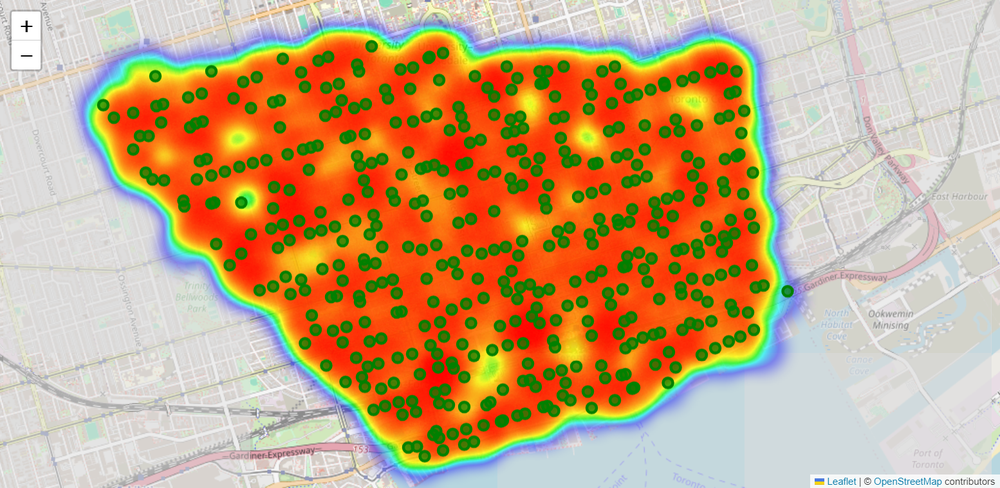
#> input picture map_image.png, 1000 x 488 px, shrunk from 1554 x 759 before the run
$ python env.py
#> lines starting #> are read from the running program, lines starting #| are printed output that depends on the picture; after the words box and inside, x2 and y2 are one past the last pixel; in counts of white or black regions, pixels touching at a corner belong together
import sys
import cv2
import gymnasium
import numpy as np
from numpy.random import default_rng


class PIEnv(gymnasium.Env):

    def __init__(self, map, clean=None, regularizer=1e-6):
        # list of current vertices in the convex hull, key=id, value=bool
#> called with map = 'map_image.png', regularizer = 1e-06
        self.convexhull = {}
        # list of all intersections key=idm value=(x,y)
        self.intersection_dict = {}
        # list of all intersection and whether they are part of the convex hull key=id, value=bool
        self.intersection_state_dict = {}
        self.state = None
        # regularizer for the reward - proportional to the size of the area added
        self.regularizer = regularizer

        image = cv2.imread(map)
#> image is the input picture: shape (488, 1000, 3); mean B, G, R 126.3, 166, 199.1
        if clean is not None:
            self.clean = cv2.imread(clean)
        else:
            self.clean = image.copy()

        ### find the red zone
        self.heat_map = self._get_heatmap()

        ## find the green zones and their coordinates
        image_rgb = cv2.cvtColor(image, cv2.COLOR_BGR2RGB)
        lower_green = np.array([40, 150, 150]) #[0, 150, 0]
        upper_green = np.array([80, 255, 255]) #[100, 255, 100]
        mask_dark_green = cv2.inRange(image_rgb, lower_green, upper_green)
        # Find contours of dark green dots within the red shape
        contours_dark_green, _ = cv2.findContours(mask_dark_green, cv2.RETR_EXTERNAL, cv2.CHAIN_APPROX_SIMPLE)

        # find the center of each green contour and filter out noisy contours
        index = 0
        for c in contours_dark_green:
            try:
                M = cv2.moments(c)
                cX = int(M["m10"] / M["m00"])
                cY = int(M["m01"] / M["m00"])
            except:
                continue

            self.intersection_dict[index] = (cX, cY)
            index = index + 1

        # update all intersections to be false - corresponding to empty convex hull
        for key, val in self.intersection_dict.items():
            self.intersection_state_dict[key] = False

        # action space is a scalar integer representing the index of an intersection
        self.action_space = gymnasium.spaces.Discrete(len(self.intersection_dict))

    # [193 lines left out: functions reset, step, render, render_with_vertices, show, _get_state and 1 more, not called in this run]

    def _get_heatmap(self):
        image_hsv = cv2.cvtColor(self.clean, cv2.COLOR_BGR2HSV)
#> image_hsv: shape (488, 1000, 3); mean H, S, V 40.8, 118.3, 219.3
        image_gray = cv2.cvtColor(self.clean, cv2.COLOR_BGR2GRAY)
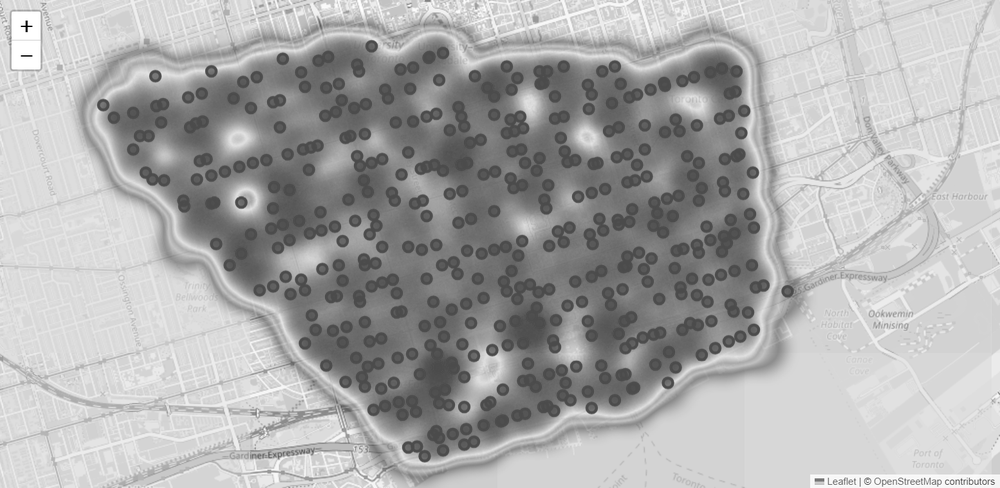
#> image_gray: shape (488, 1000); min 0, max 255, mean 171.4

        # Define thresholds for red color HSV
        lower_red = np.array([int(000 * 255 / 360), 100, 00])
        upper_red = np.array([int(360 * 255 / 360), 250, 255])

        # Create a binary mask of red areas HSV
        mask_red = cv2.inRange(image_hsv, lower_red, upper_red)
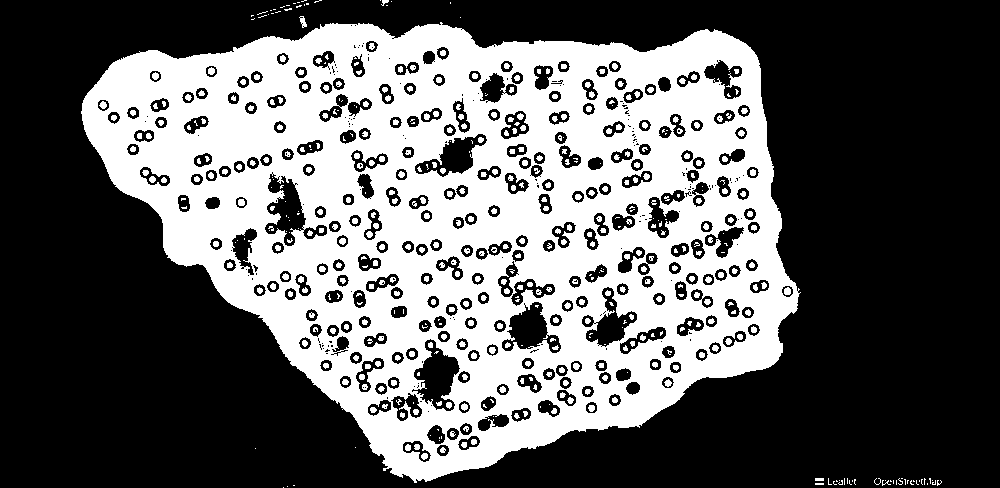
#> mask_red: shape (488, 1000); 38.6% white; 523 white regions (215 under 20 px)

        contours_red, _ = cv2.findContours(mask_red, cv2.RETR_EXTERNAL, cv2.CHAIN_APPROX_SIMPLE)
#> contours_red = 65 contours, 63 with area under 20; largest, box (x1, y1, x2, y2) and area: (81, 22, 801, 483) 228678, (299, 16, 307, 28) 41
        mask = np.zeros(mask_red.shape, np.uint8)
        mask.fill(0)
#> mask: shape (488, 1000); every value is 0
        for c in contours_red:
            M = cv2.moments(c)
            if M["m00"] < 500:
                continue
            cv2.drawContours(mask, [c], -1, 255, thickness=cv2.FILLED)
#> this loop made 65 passes
#> c on passes 1, 2, 3, 4, 5, 9, 10, 12, 14, 15, 16, 17: [[283, 487]], [[287, 486]], [[293, 485], [294, 485]], [[927, 483], [927, 484]], [[815, 483], [815, 484], [823, 484], [823, 483]], [[932, 480]], [[919, 480], [919, 481]], [[913, 480], [913, 481], [914, 481]], [[907, 480], [907, 483], [907, 481], [908, 480]], [[896, 480], [896, 484]], [[893, 480], [893, 483]], [[890, 480], [890, 481], [891, 481]]
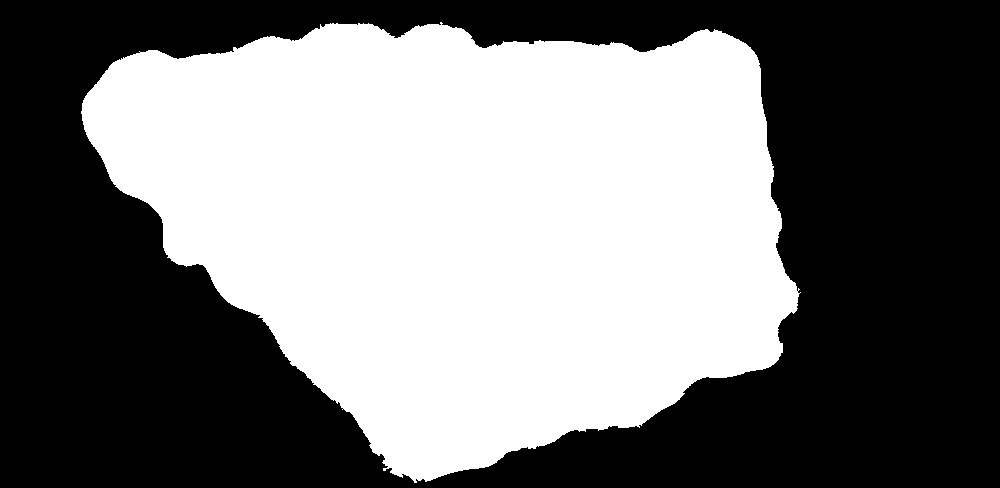
#> mask: shape (488, 1000); 47.1% white; 1 white region, box (x1, y1, x2, y2) and area: (81, 22, 801, 483) 229665

        heat_map = mask * image_gray
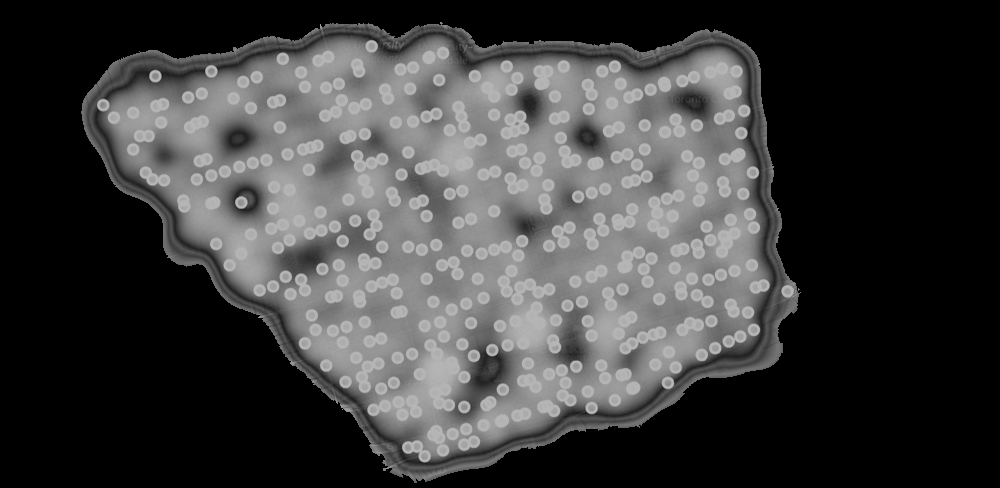
#> heat_map: shape (488, 1000); min 0, max 186, mean 61.6
        heat_map = heat_map.astype(np.float32) / np.max(heat_map)
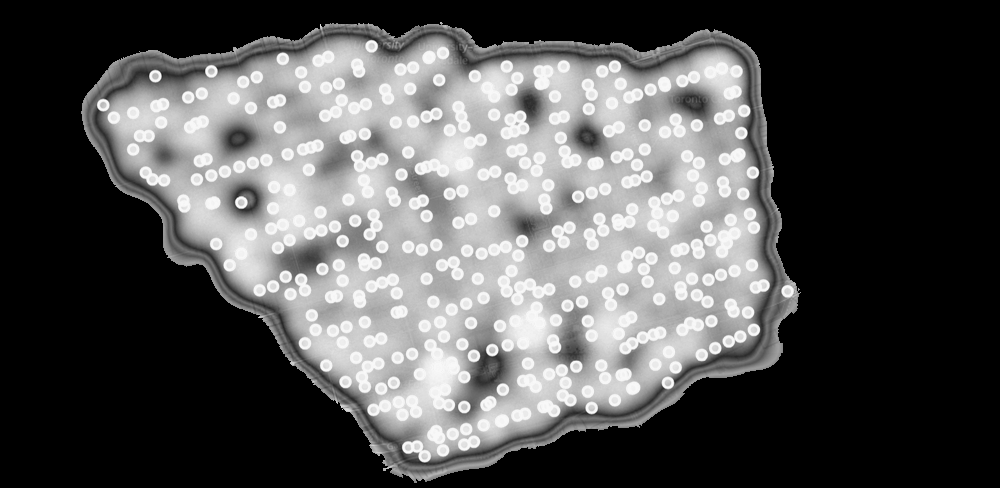
#> heat_map: shape (488, 1000) float32; min 0, max 1, mean 0.331
        return heat_map


if __name__ == "__main__":
    # Initialize the environment
    env = PIEnv(map="map_image.png")
#> in __init__, `mask_dark_green = cv2.inRange(image_rgb, lower_green, upper_green)`:
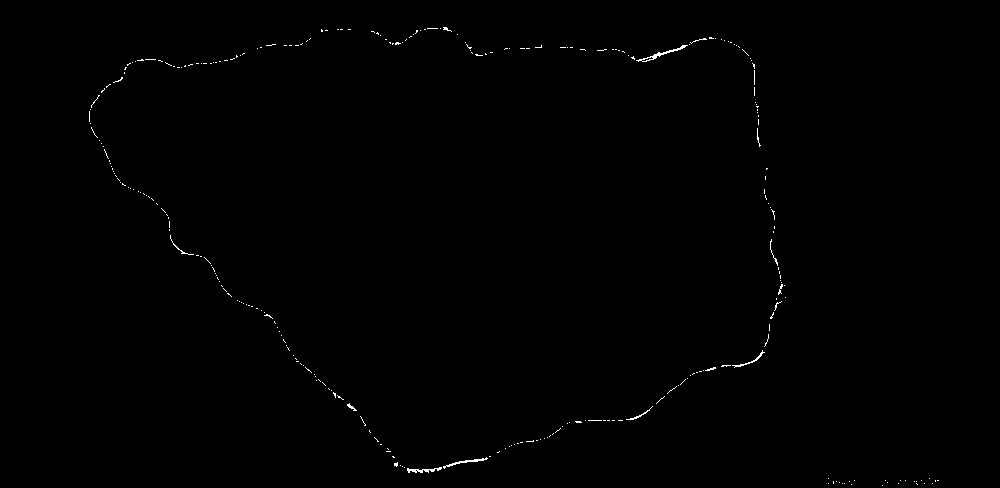
#> mask_dark_green: shape (488, 1000); 0.33% white in thin lines or dots, all inside (x1, y1, x2, y2) = (89, 27, 939, 486)
#> in __init__, `contours_dark_green, _ = cv2.findContours(mask_dark_green, cv2.RETR_EX..`: contours_dark_green = 292 contours, 288 with area under 20; largest, box (x1, y1, x2, y2) and area: (636, 45, 688, 62) 98, (407, 467, 442, 473) 56, (443, 457, 488, 469) 55, (732, 350, 765, 368) 34
#> the loop in __init__, `for c in contours_dark_green:` made 292 passes
#> c on passes 1 to 3: [[882, 485]], [[851, 484]], [[932, 483]]
#> after the loop in __init__, `for c in contours_dark_green:`: index = 54; self.intersection_dict = 54 items
#> the loop in __init__, `for key, val in self.intersection_dict.items():` made 54 passes
#> val on passes 1 to 12: (422, 469), (395, 464), (465, 461), (393, 456), (532, 440), (377, 440), (578, 421), (364, 424), (638, 415), (350, 406), (338, 396), (334, 393)
#> (the run stopped early here; a loop or call above may not have finished)

$ run again, with HeatMapWithTrafficLight_full.jpg saved as map_image.png
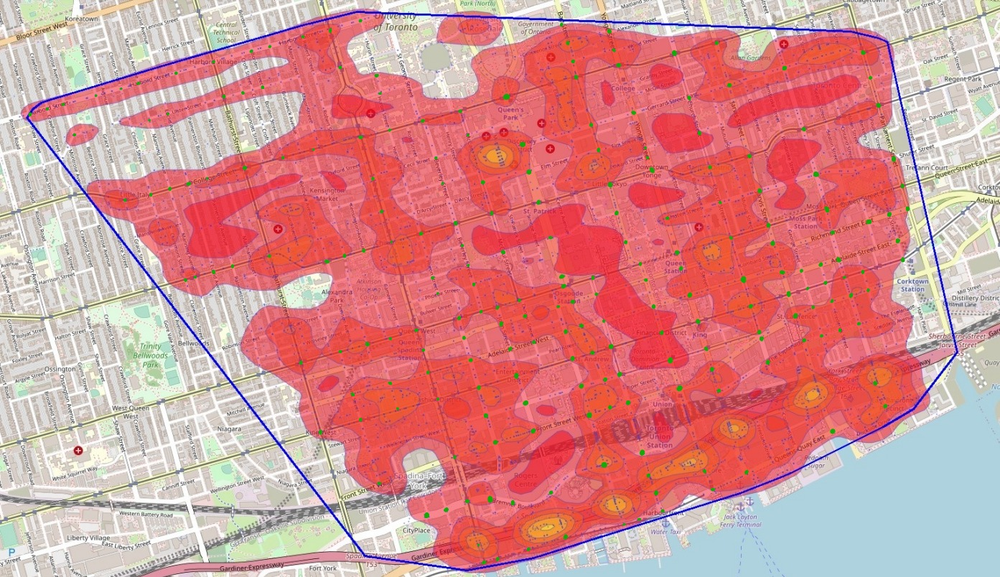
#> input picture HeatMapWithTrafficLight_full.jpg, 1000 x 577 px, shrunk from 1393 x 804 before the run
#> in __init__, image is the input picture: shape (577, 1000, 3); mean B, G, R 145.4, 144.7, 213.6
#> image_hsv: shape (577, 1000, 3); mean H, S, V 83.3, 96.2, 219.5
#> in _get_heatmap, `mask_red = cv2.inRange(image_hsv, lower_red, upper_red)`:
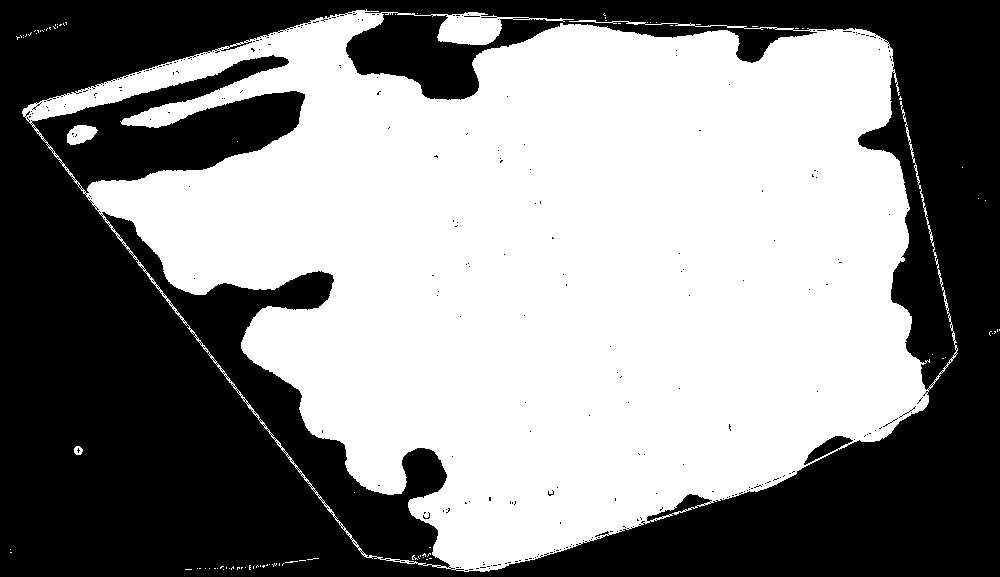
#> mask_red: shape (577, 1000); 54.1% white; 277 black regions (276 under 20 px)
#> contours_red = 79 contours, 77 with area under 20; largest, box (x1, y1, x2, y2) and area: (22, 9, 958, 572) 349975, (74, 446, 83, 455) 52
#> the loop in _get_heatmap, `for c in contours_red:` made 79 passes
#> c on passes 1 to 8: [[223, 569]], [[185, 569], [191, 569]], [[229, 568]], [[217, 568]], [[214, 568], [215, 568]], [[209, 568]], [[205, 568]], [[199, 568], [200, 568]]
#> in _get_heatmap, `heat_map = mask * image_gray`:
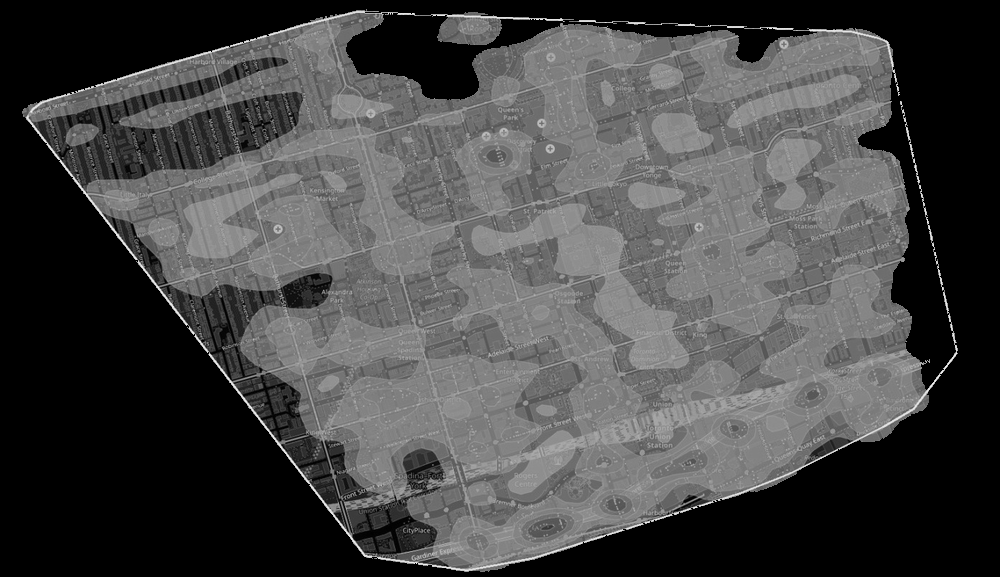
#> heat_map: shape (577, 1000); min 0, max 243, mean 71
#> contours_dark_green = []
#> after the loop in __init__, `for c in contours_dark_green:`: index = 0; self.intersection_dict = 0 items
